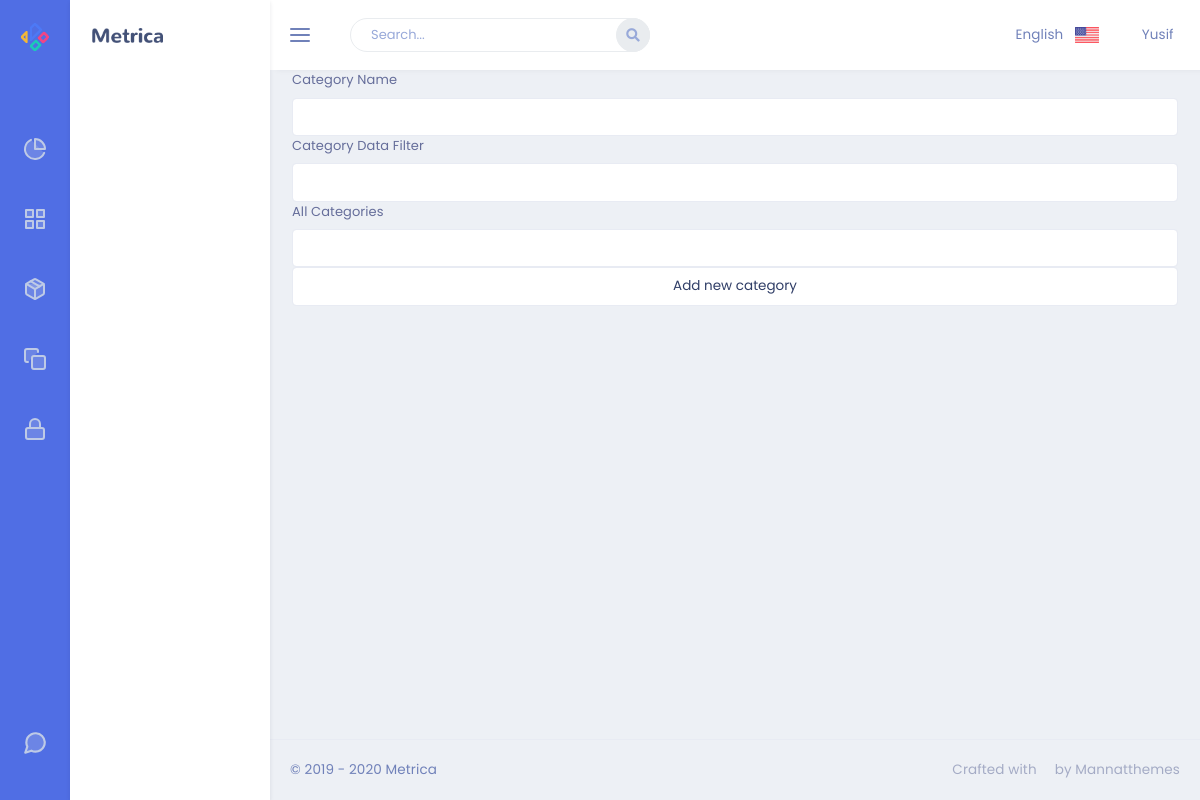
The page /admin/works/categories/update/1 on the database as committed earlier.
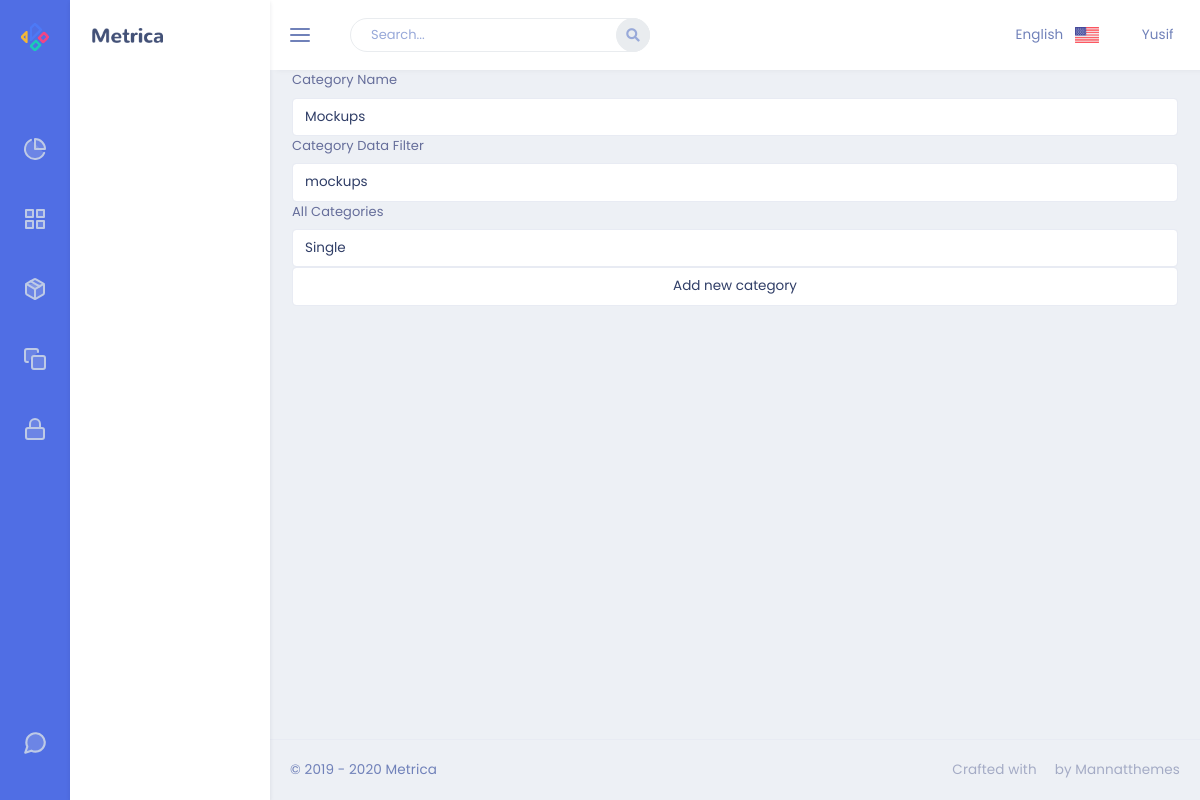
The same page on the database as committed later.
### app/models.py (models this page shows)
class Category(db.Model):
    id = db.Column(db.Integer, primary_key=True)
    category_data = db.Column(db.String(30), nullable=False)
    category_name = db.Column(db.String(30), unique=True, nullable=False)
    category_all = db.Column(db.String(30),nullable=False)
    works = db.relationship('Works', backref='workCat', lazy=True)

### admin/routes.py (the view, shortened to what this page needs)
@admin.route('/works/categories/update/<int:id>', methods=['GET', 'POST'])
def updateCategory(id):
    category = Category.query.get(id)
    categoryform = CategoryForm()
    return render_template('Works/Category/update.html', form=categoryform, category=category)

### admin/forms.py
class CategoryForm(FlaskForm):
    category_data = StringField('Category Data Filter')
    category_name = StringField('Category Name')
    category_all = StringField('All Categories')
    submit = SubmitField()

### admin/templates/Works/Category/update.html
{% extends "layout.html" %}
{% block content %}
<form action="/admin/works/categories/update/{{category.id }}" method="POST" enctype="multipart/form-data">
    {{form.category_name.label}}{{form.category_name(class="form-control", value = category.category_name)}}
    {{form.category_data.label}}{{form.category_data(class="form-control", value = category.category_data)}}
    {{form.category_all.label}}{{form.category_all(class="form-control", value = category.category_all)}}
    {{form.submit(class="form-control", value = "Add new category")}}
</form>
{% endblock %}

Rows that differ between the two databases and show on the page:
added Category: category_name "Mockups", category_data "mockups", category_all "Single"
